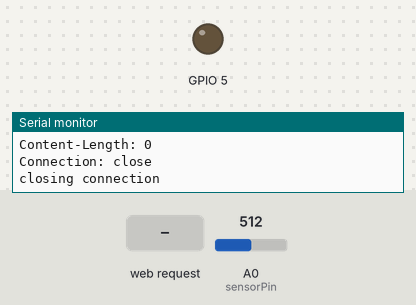
The sketch below on a simulated ESP8266 (NodeMCU). Parts: output pins drawn as LEDs (lit = HIGH), the last lines printed to the serial monitor. The inputs (shaded band) are chosen by the test bench; at power-on: A0 (sensorPin) = 512. WiFi joins after 1.5 s; servers stay silent unless stated; uploads are accepted with an empty reply.

Above: at 3.9 s.
4.0 s: HTTP request GET /ON received
At 6.0 s:
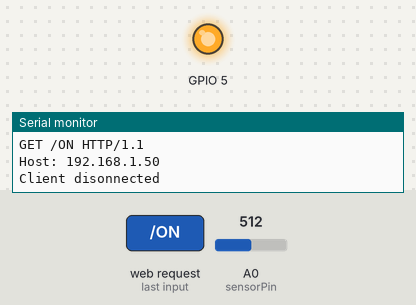
6.5 s: HTTP request GET /server received
9.0 s: HTTP request GET /server/mydevice1 received
Timing chart, 0 to 12.0 s (numbered marks = the images above; inputs shaded):
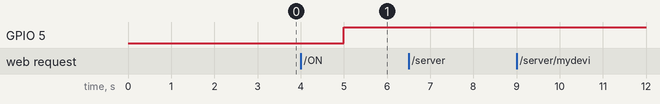

Measured:
- after the input at 4.0 s, GPIO 5: LOW → HIGH after 1.0 s

The sketch:

onem2m-adn.ino
```cpp
#include <ESP8266WiFi.h>
#include "Timer.h"

///////////////Parameters/////////////////
// WIFI params
const char* ssid = "IOT-VALLEY";
const char* password = "IOT-wifi";

// CSE params
const char* host = "10.25.12.50";
const int httpPort = 8080;

// AE params
const int aePort   = 80;
const char* origin   = "Cae_device1";
///////////////////////////////////////////

Timer t;

WiFiServer server(aePort);
int sensorPin = A0; // select the input pin for LDR
int sensorValue = 0; // variable to store the value coming from the sensor

void setup() {

  Serial.begin(115200);
  delay(10);

  // Configure pin 5 for LED control
  pinMode(5, OUTPUT);
  digitalWrite(5, 0);

  Serial.println();
  Serial.println();

  // Connect to WIFI network
  Serial.print("Connecting to ");
  Serial.println(ssid);

  WiFi.persistent(false);

  WiFi.begin(ssid, password);

  while (WiFi.status() != WL_CONNECTED) {
    delay(500);
    Serial.print(".");
  }
  Serial.println();
  Serial.println("WiFi connected");
  Serial.println("IP address: ");
  Serial.println(WiFi.localIP());

  // Start HTTP server
  server.begin();
  Serial.println("Server started");

  // Create AE resource
  String resulat = send("/server",2,"{\"m2m:ae\":{\"rn\":\"mydevice1\",\"api\":\"mydevice1.company.com\",\"rr\":\"true\",\"poa\":[\"http://"+WiFi.localIP().toString()+":"+aePort+"\"]}}");

  if(resulat=="HTTP/1.1 201 Created"){
    // Create Container resource
    send("/server/mydevice1",3,"{\"m2m:cnt\":{\"rn\":\"luminosity\"}}");

    // Create ContentInstance resource
    send("/server/mydevice1/luminosity",4,"{\"m2m:cin\":{\"con\":\"0\"}}");

    // Create Container resource
    send("/server/mydevice1",3,"{\"m2m:cnt\":{\"rn\":\"led\"}}");

    // Create ContentInstance resource
    send("/server/mydevice1/led",4,"{\"m2m:cin\":{\"con\":\"OFF\"}}");

    // Create Subscription resource
    send("/server/mydevice1/led",23,"{\"m2m:sub\":{\"rn\":\"led_sub\",\"nu\":[\"Cae_device1\"],\"nct\":1}}");
  }

  t.every(1000*5, push);
}

// Method in charge of receiving event from the CSE
void loop(){
  t.update();
  // Check if a client is connected
  WiFiClient client = server.available();
  if (!client) {
    return;
  }

  // Wait until the client sends some data
  Serial.println("new client");
  while(!client.available()){
    delay(1);
  }

  // Read the request
  String req = client.readString();
  Serial.println(req);
  client.flush();

  // Switch the LED state according to the received value
  if (req.indexOf("ON") != -1){
    digitalWrite(5, 1);
  }else if (req.indexOf("OFF") != -1){
    digitalWrite(5, 0);
  }else{
    Serial.println("invalid request");
    client.stop();
    return;
  }

  client.flush();

  // Send HTTP response to the client
  String s = "HTTP/1.1 200 OK\r\n";
  client.print(s);
  delay(1);
  Serial.println("Client disonnected");

}


// Method in charge of sending request to the CSE
String send(String url,int ty, String rep) {

  // Connect to the CSE address
  Serial.print("connecting to ");
  Serial.println(host);

  WiFiClient client;

  if (!client.connect(host, httpPort)) {
    Serial.println("connection failed");
    return "error";
  }


  // prepare the HTTP request
  String req = String()+"POST " + url + " HTTP/1.1\r\n" +
               "Host: " + host + "\r\n" +
               "X-M2M-Origin: " + origin + "\r\n" +
               "Content-Type: application/json;ty="+ty+"\r\n" +
               "Content-Length: "+ rep.length()+"\r\n"
               "Connection: close\r\n\n" +
               rep;

  Serial.println(req+"\n");

  // Send the HTTP request
  client.print(req);

  unsigned long timeout = millis();
  while (client.available() == 0) {
    if (millis() - timeout > 5000) {
      Serial.println(">>> Client Timeout !");
      client.stop();
      return "error";
    }
  }

  // Read the HTTP response
  String res="";
  if(client.available()){
    res = client.readStringUntil('\r');
    Serial.print(res);
  }
  while(client.available()){
    String line = client.readStringUntil('\r');
    Serial.print(line);
  }

  Serial.println();
  Serial.println("closing connection");
  Serial.println();
  return res;
}

void push(){
  sensorValue = analogRead(sensorPin);
  Serial.println(sensorValue);
  String data = String()+"{\"m2m:cin\":{\"con\":\""+sensorValue+"\"}}";
  send("/server/mydevice1/luminosity",4,data);

}
```
